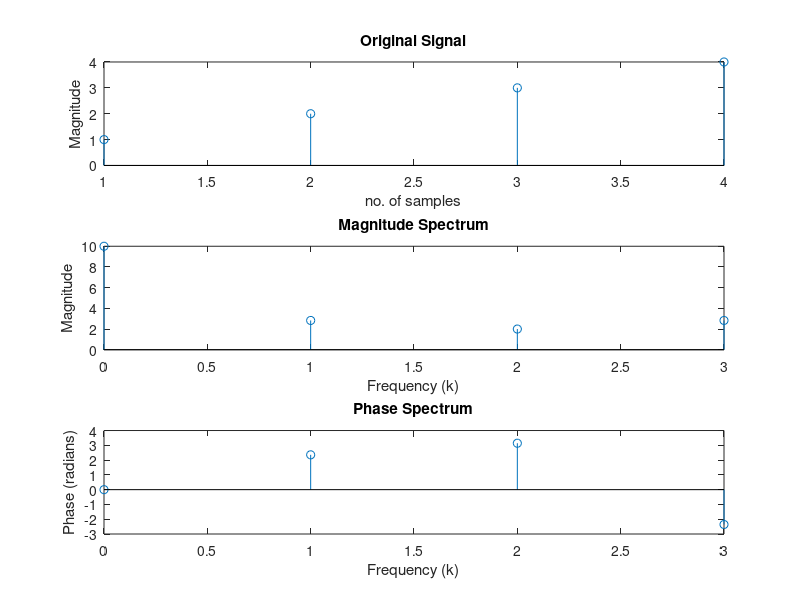

The MATLAB script that drew this image:
clc;
clear all;
close all;
% Define the signal
x = [1, 2, 3, 4];
% Length of the signal
N = length(x);
%FFT
XK=fft(x)
magnitude_spectrum = abs(XK)
phase_spectrum = angle(XK)
%plot of original signal and fft signal
subplot(3, 1, 1);
stem(x);
xlabel('no. of samples');
ylabel('Magnitude');
title('Original Signal');
% Plot magnitude spectrum
subplot(3, 1, 2);
stem(0:N-1, magnitude_spectrum);
xlabel('Frequency (k)');
ylabel('Magnitude');
title('Magnitude Spectrum');
% Plot phase spectrum
subplot(3, 1, 3);
stem(0:N-1, phase_spectrum);
xlabel('Frequency (k)');
ylabel('Phase (radians)');
title('Phase Spectrum');
